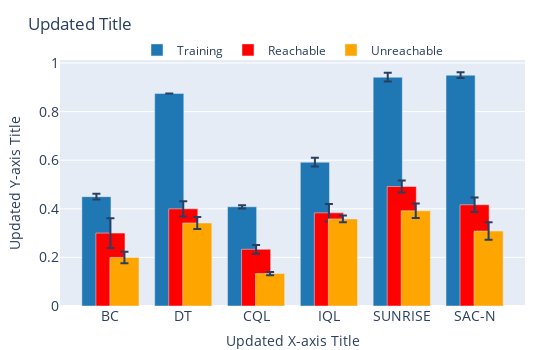

Notebook cell for this chart:
### Markdown cell above
### read figures and change name

### Code cell
# import plotly.graph_objs as go
# import plotly.io as pio

# fig = pio.read_json('plots/json/0, 25, 50, 75, 100.json')
# fig.update_layout(
#     title='Updated Title',
#     xaxis=dict(title='Updated X-axis Title'),
#     yaxis=dict(title='Updated Y-axis Title')
# )
# fig.show()

### Figure 1 — Plotly figure (JSON) as saved in the notebook; plotly's stock layout.template omitted (floating-point values rounded to 4 significant figures)
{"data": [{"error_y": {"array": [0.01179, 0, 0.006804, 0.018, 0.018, 0.01179], "type": "data"}, "marker": {"color": "#1f77b4"}, "name": "Training", "type": "bar", "x": [-0.1923, 0.8077, 1.808, 2.808, 3.808, 4.808], "y": [0.45, 0.875, 0.4083, 0.5917, 0.9417, 0.95]}, {"error_y": {"array": [0.06124, 0.03118, 0.018, 0.036, 0.02453, 0.02966], "type": "data"}, "marker": {"color": "red"}, "name": "Reachable", "type": "bar", "x": [0, 1, 2, 3, 4, 5], "y": [0.3, 0.4, 0.2333, 0.3833, 0.4917, 0.4167]}, {"error_y": {"array": [0.02357, 0.02453, 0.006804, 0.01361, 0.02966, 0.036], "type": "data"}, "marker": {"color": "orange"}, "name": "Unreachable", "type": "bar", "x": [0.1923, 1.192, 2.192, 3.192, 4.192, 5.192], "y": [0.2, 0.3417, 0.1333, 0.3583, 0.3917, 0.3083]}], "layout": {"bargap": 0, "bargroupgap": 0.6, "barmode": "overlay", "height": 350, "legend": {"bgcolor": "rgba(0,0,0,0)", "font": {"size": 12}, "orientation": "h", "x": 0.5, "xanchor": "center", "y": 1.1, "yanchor": "top"}, "margin": {"b": 0, "l": 60, "r": 25, "t": 60}, "title": {"text": "Updated Title"}, "width": 550, "xaxis": {"tickfont": {"size": 14}, "ticktext": ["BC", "DT", "CQL", "IQL", "SUNRISE", "SAC-N"], "tickvals": [0, 1, 2, 3, 4, 5], "title": {"text": "Updated X-axis Title"}}, "yaxis": {"tickfont": {"size": 14}, "title": {"text": "Updated Y-axis Title"}}}}
